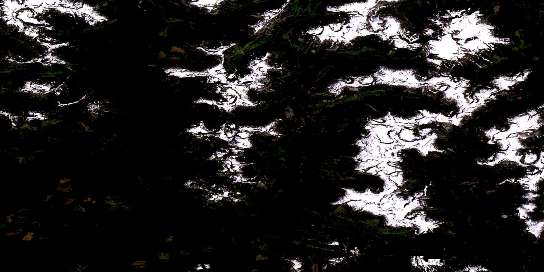
#> input picture raw_data/terrains/Powell_Lake.png, 544 x 272 px, found by its file name
$ jupyter execute --allow-errors Plotting_Traj.ipynb   (shell and % lines are left out)
#> lines starting #> are read from the running program, lines starting #| are printed output that depends on the picture
### Put FileName here

[cell 1]
#RRT csv
filepath_rrt = "/home/kmuenpra/git/Lantao_Liu/elevation_mapping_with_ak/logs/digit-state-2024-03-14-03-46-21.csv"

#Mujoco csv.
filepath_mujoco = '/home/kmuenpra/catkin_ws/src/digit_mujoco/src/digit_mujoco/logs/record_vel_track/digit-state-2024-03-13-12-35-08.csv'

#Environment
env_path = "/home/kmuenpra/git/Lantao_Liu/elevation_mapping_with_ak/raw_data/terrains/Powell_Lake.png"

### Read FIle

[cell 2]
import csv
import numpy as np
from IPython.display import clear_output


# Initialize lists to store data
apex_x = []
apex_y = []
apex_z = []
dl_switch = []
ds_switch = []
step_length = []
step_width = []
step_time = []
dheading = []
heading_n = []
t1 = []
t2 = []
opt_vn = []
foot_x = []
foot_y = []
wp_x_n = []
wp_y_n = []
wp_z_n = []
foot_z = []
dz = []
s_switch_g = []
l_switch_g = []

# Open and read the CSV file
#> (the rest of this cell did not finish here and is left out)

[cell 3]
from PIL import Image

def get_environment_from_image(png_path, resize=None, max_height=None):

#> called with resize = (200, 200), max_height = 0.5
    image = Image.open(png_path)
#> image is the input picture: PIL image 544x272 RGBA; mean R, G, B, A 37.4, 36, 36, 255
    image = image.transpose(Image.FLIP_TOP_BOTTOM)
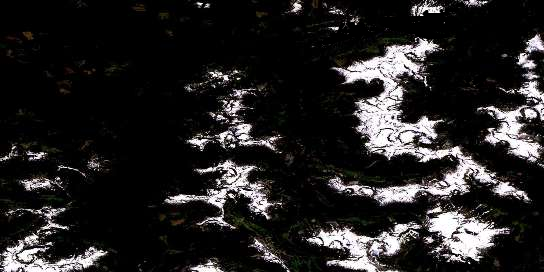
#> image: PIL image 544x272 RGBA; mean R, G, B, A 37.4, 36, 36, 255
    # image = image.rotate(0)

    if resize is not None:
        if not isinstance(resize, tuple):
            raise TypeError
        else:
            resized_image = image.resize(resize, Image.BOX)
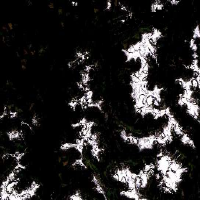
#> resized_image: PIL image 200x200 RGBA; mean R, G, B, A 37.5, 36.1, 36.2, 255
            image = resized_image.convert('L')
#> image: PIL image 200x200 L

    env = np.array(image)

    if max_height is not None:

        if not isinstance(max_height, float):
            raise TypeError
        else:
            min_value = np.min(env)
#> min_value = 0
            max_value = np.max(env)
#> max_value = 255
            normalized_matrix = (env - min_value) / (max_value - min_value)
            env = normalized_matrix * max_height
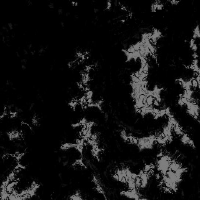
#> env: shape (200, 200) float64; min 0, max 0.5, mean 0.0717

    print(f"Loaded environment of shape {env.shape}.")
#| Loaded environment of shape (200, 200).
    return env


max_height = 0.5
env = get_environment_from_image(png_path=env_path, resize=(200,200), max_height=max_height)

### Plot Tracking

[cell 4]
import matplotlib.pyplot as plt
from scipy.ndimage import gaussian_filter
from mpl_toolkits.mplot3d import Axes3D
# [4 lines of commented-out code are left out]


env_extent = [-10.0, 10.0, -10.0, 10.0]

  # plot_samp_pts = True

# Smooth the original heights using a Gaussian filter /OR use interpolation
smooth_env = gaussian_filter(env, sigma=2)
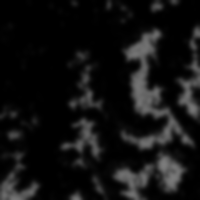
#> smooth_env: shape (200, 200) float64; min 0, max 0.487, mean 0.0717
env = smooth_env

# [20 lines of commented-out code are left out]
xi = np.linspace(env_extent[0] , env_extent[1],200 )
yi = np.linspace(env_extent[2], env_extent[3] ,200 )
X, Y = np.meshgrid(xi, yi)

# Create a 3D plot
#> (the rest of this cell did not finish here and is left out)

$ run again, with raw_data/terrains/Kinskuch_River.png copied over raw_data/terrains/Powell_Lake.png
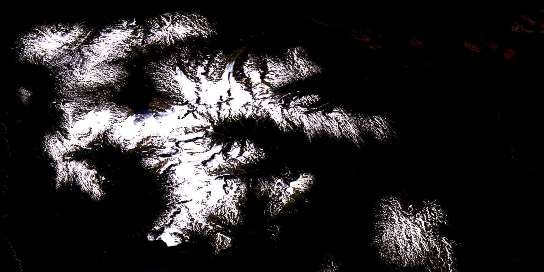
#> input picture raw_data/terrains/Kinskuch_River.png, 544 x 272 px, found by its file name
#> in get_environment_from_image, image is the input picture: PIL image 544x272 RGBA; mean R, G, B, A 40.4, 38, 38.9, 255
#> in get_environment_from_image, `resized_image = image.resize(resize, Image.BOX)`:
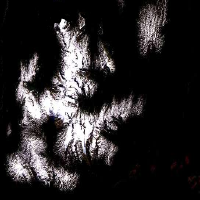
#> resized_image: PIL image 200x200 RGBA; mean R, G, B, A 40.5, 38.2, 39.1, 255
#> min_value = 0
#> max_value = 255
#| Loaded environment of shape (200, 200).
#> `smooth_env = gaussian_filter(env, sigma=2)`:
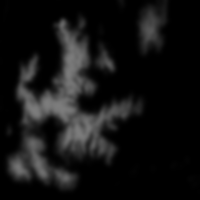
#> smooth_env: shape (200, 200) float64; min 0, max 0.491, mean 0.0764

$ run again, with raw_data/terrains/N16E102.png copied over raw_data/terrains/Powell_Lake.png
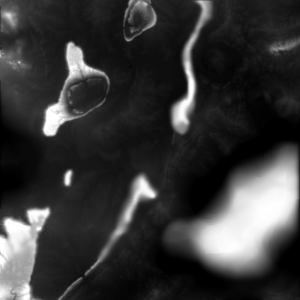
#> input picture raw_data/terrains/N16E102.png, 300 x 300 px, found by its file name
#> in get_environment_from_image, image is the input picture: PIL image 300x300 RGBA; mean R, G, B, A 55.2, 55.2, 55.2, 255
#> in get_environment_from_image, `image = image.transpose(Image.FLIP_TOP_BOTTOM)`:
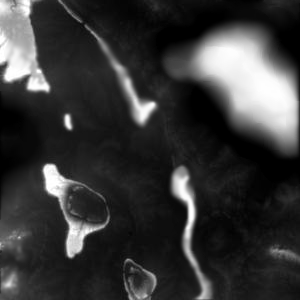
#> image: PIL image 300x300 RGBA; mean R, G, B, A 55.2, 55.2, 55.2, 255
#> min_value = 0
#> max_value = 255
#> in get_environment_from_image, `env = normalized_matrix * max_height`:
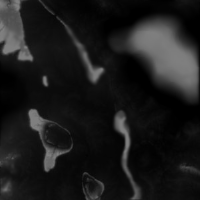
#> env: shape (200, 200) float64; min 0, max 0.5, mean 0.108
#| Loaded environment of shape (200, 200).
